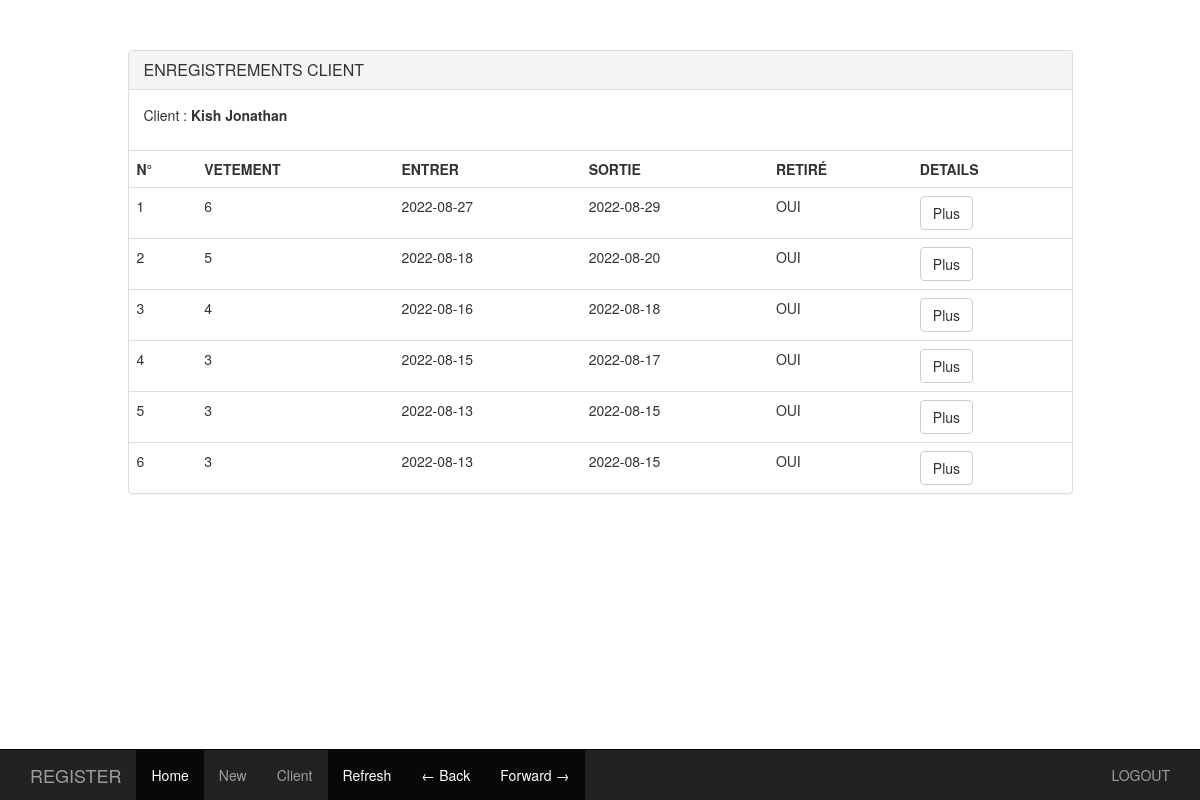
The page /register/client_record.php?add_info=1 (signed in) on the database its author committed.
### tables this page shows
CREATE TABLE `clients` (
  `client_id` int(11) NOT NULL,
  `nom` varchar(50) NOT NULL,
  `prenom` varchar(50) NOT NULL,
  `adresse` varchar(50) DEFAULT NULL,
  `date_nais` date DEFAULT curdate()
);

CREATE TABLE `records` (
  `record_id` int(11) NOT NULL,
  `client_id` int(5) NOT NULL,
  `user_id` int(11) NOT NULL,
  `nombre_hab` int(5) DEFAULT 1,
  `date_depot` date DEFAULT curdate(),
  `date_recupe` date DEFAULT NULL,
  `recupere` tinyint(1) DEFAULT 0,
  `reg_date` datetime NOT NULL DEFAULT current_timestamp()
);

### includes/classLoader.inc.php (called while the page is built, shortened)
<?php
	function autoLoader($className){
		$path = "classes/";
		$ext = ".class.php";
		$fullPath = $path . $className . $ext;
	}
?>

### classes/dbh.class.php (called while the page is built, shortened)
<?php
	class Dbh {
		private $host = 'localhost';
		private $user = 'root';
		private $pw = '';
		private $db = 'laveriedb';
		protected function connect_db(){
			$dsn = 'mysql:host=' .$this->host. ';dbname=' . $this->db;
			$pdo = new PDO($dsn, $this->user, $this->pw);
			$pdo->setAttribute(PDO::ATTR_DEFAULT_FETCH_MODE, PDO::FETCH_ASSOC);
			return $pdo;
		}
	}
?>

### register/classes/SuitRegister.class.php (called while the page is built, shortened)
<?php
	class SuitRegister extends Dbh {
		public $cl_client;
		private $connect_db;
		function __construct() {
			$this->connect_db   = $this->connect_db();
			$this->cl_client 	= new Client();
		}
		public function getClientInfo( int $client_id){
			return $this->cl_client->getClientInfo( $client_id);
		}
		public function getClientRecord(int $client_id){
			$sql = ("
					SELECT *
					FROM
						clients,
						records
					WHERE
						clients.client_id = ? AND
						records.client_id = ?
					ORDER BY records.record_id DESC
				");
			$query = $this->connect_db->prepare($sql);
			$query->execute([$client_id, $client_id]);
			$result = $query->fetchAll();
			return $result;
		}
	}

### classes/client.class.php (called while the page is built, shortened)
<?php
	class Client extends Dbh {
		private $connect_db;
		function __construct() {
			$this->connect_db = $this->connect_db();
		}
		public function getClient(int $id){
			$sql  = ("SELECT * FROM clients WHERE client_id = ? ");
			$query = $this->connect_db->prepare($sql);
			$query->execute([$id]);
			$result = $query->fetch();
			return $result;
		}
		public function getClientInfo( int $client_id){
			return $this->getClient($client_id);
		}
	}

### register/client_record.php (the view, shortened to what this page needs)
<?php if (isset($_GET['add_info'])):?>
	<?php
		$obj_suitRegister = new SuitRegister();
		$infoClient = $obj_suitRegister->getClientInfo($_GET['add_info']);
		$client_id = $infoClient['client_id'];
		$record = $obj_suitRegister->getClientRecord($client_id);
	?>
	<!DOCTYPE html>
	<html>
	<head>
		<link rel="stylesheet" type="text/css" href="http://localhost/laverie/libs/bootstrap/css/bootstrap.css">
	</head>
	<body>
		<div class="container" style="padding-top: 50px;">
			<div class="row">
				<div class="col-md-10 col-md-offset-1">
					<?php if(count($record) >0 ):?>
						<div class="panel panel-default">
							<div class="panel-heading"><h3 class="panel-title">ENREGISTREMENTS CLIENT</h3></div>
							<div class="panel-body">
								<p> <span>Client : <b><?= $infoClient['nom']?></b></span> </p>
							</div>
							<table class="table table-hover">
								<tr>
									<th>N°</th>
									<th>VETEMENT</th>
									<th>ENTRER</th>
									<th>SORTIE</th>
									<th>RETIRÉ</th>
									<th>DETAILS</th>
								</tr>
								<?php $i = 1;?>
								<?php foreach($record as $row):?>
									<tr>
										<td><?= $i;?></td>
										<td><?= ($row['nombre_hab']);?></td>
										<td><?= $row['date_depot'];?></td>
										<td><?= $row['date_recupe'];?></td>
										<td>
											<?= ($row['recupere']==1) ? "OUI" : "Non"; ?>
										</td>
										<td>
											<a href="client_detail_menu.php?add_info=<?= $client_id;?>&requette=<?= $row['record_id'];?>" class="btn btn-default">Plus</a>
										</td>
									</tr>
									<?php $i++;?>
								<?php endforeach;?>
							</table>
						</div>
					<?php else:?>
						<div class="alert alert-info">
							<p>Aucun enregisterment trouvé!</p>
						</div>
					<?php endif;?>
				</div>
			</div>
		</div>
		<?php include "navbar.regist.php"; ?>
	</body>
	</html>
<?php endif ?>

### rows shown on the page
clients: nom "Kish Jonathan"
records: nombre_hab "6", date_depot "2022-08-27", date_recupe "2022-08-29", recupere "OUI"
records: nombre_hab "5", date_depot "2022-08-18", date_recupe "2022-08-20", recupere "OUI"
records: nombre_hab "4", date_depot "2022-08-16", date_recupe "2022-08-18", recupere "OUI"
records: nombre_hab "3", date_depot "2022-08-15", date_recupe "2022-08-17", recupere "OUI"
records: nombre_hab "3", date_depot "2022-08-13", date_recupe "2022-08-15", recupere "OUI"
records: nombre_hab "3", date_depot "2022-08-13", date_recupe "2022-08-15", recupere "OUI"
